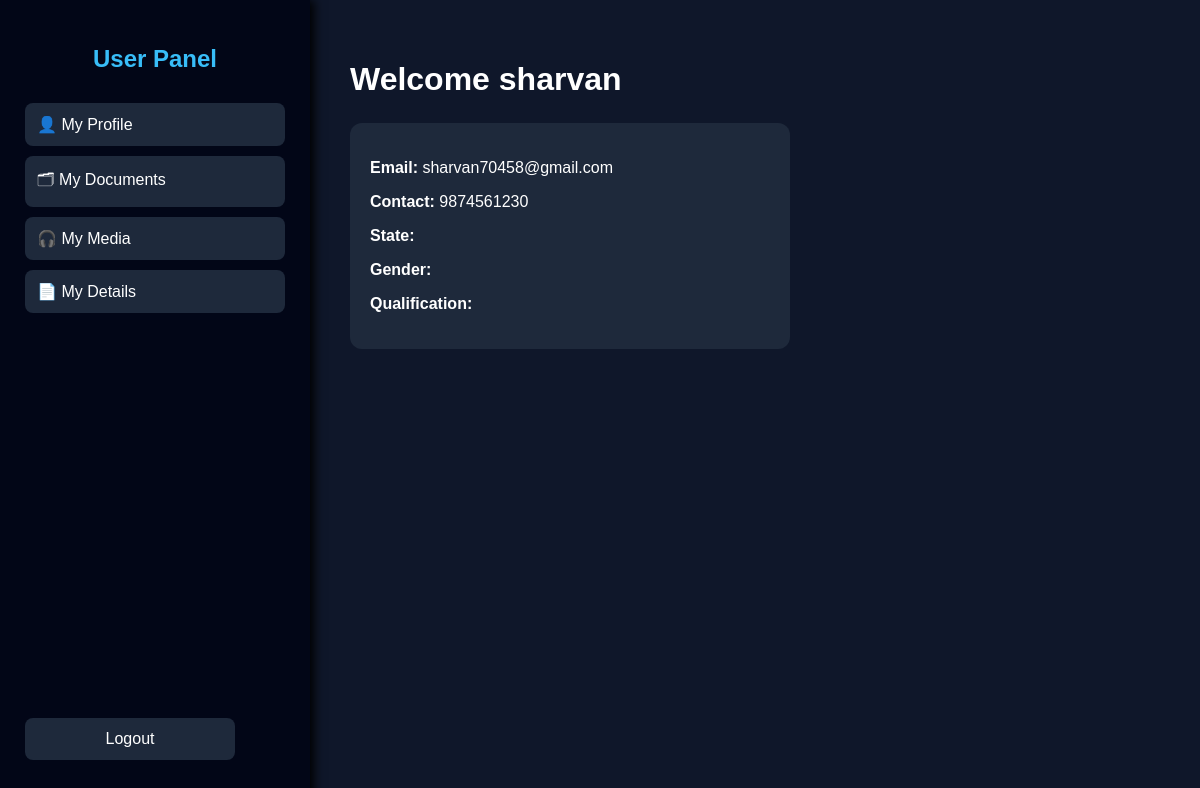
The page /dashboard/ (signed in) on the database its author committed.
### app/models.py (models this page shows, shortened)
class Employee1(models.Model):
    name = models.CharField(max_length=100)
    email = models.EmailField(unique=True)
    contact = models.CharField(max_length=15)
    profile = models.ImageField(upload_to='employee_profiles/', blank=True, null=True)
    password = models.CharField(max_length=100)

### app/views.py (the view)
# urls.py: path('dashboard/',views.dashboard,name='dashboard'),
def dashboard(req):
    print("SESSION CONTENT:", dict(req.session))
    if req.session.get('admin',None):
        data=req.session.get('admin')
        return render(req,'admindashboard.html',{'data':data})
    elif req.session.get('user_id',None):
        id = req.session['user_id']
        user_data = emp.objects.get(id=id)
        return render(req, 'userdashboard.html', {'data': user_data})
    else:
        return redirect('login')

### app/templates/userdashboard.html (shortened to what this page needs)
{% load static %}
<!DOCTYPE html>
<html>
<head>
    <link rel="stylesheet" href="{% static 'css/userdashboard.css' %}">
</head>
<body>
<div class="container">
    <div class="sidebar">
        <h2>User Panel</h2>
        <a href="#">👤 My Profile</a>
        <a href="#">🗂 My Documents</a>
        <a href="#">🎧 My Media</a>
        <a href="#">📄 My Details</a>
        <div class="logout-box">
            <a href="{% url 'logout' %}" class="logout-btn">Logout</a>
        </div>
    </div>
    <div class="main">
        <h1>Welcome {{ data.name }}</h1>
        <div class="card">
            <p><strong>Email:</strong> {{ data.email }}</p>
            <p><strong>Contact:</strong> {{ data.contact }}</p>
            <p><strong>State:</strong> {{ data.state }}</p>
            <p><strong>Gender:</strong> {{ data.gender }}</p>
            <p><strong>Qualification:</strong> {{ data.q }}</p>
        </div>
    </div>
</div>
</body>
</html>

### app/static/css/userdashboard.css (style rules this page uses)
body { margin: 0; background: rgb(15, 23, 42); font-family: Arial, sans-serif; }
.container { display: flex; height: 100vh; }
.sidebar { width: 260px; background: rgb(2, 6, 23); padding: 25px; box-shadow: 4px 0px 10px rgb(0, 0, 0); }
.sidebar h2 { color: rgb(56, 189, 248); text-align: center; margin-bottom: 30px; }
.sidebar a { display: block; text-decoration: none; color: rgb(255, 255, 255); background: rgb(30, 41, 59); padding: 12px; margin: 10px 0; border-radius: 8px; transition: 0.3s; }
.logout-box { position: absolute; bottom: 30px; width: 210px; }
.logout-btn { display: block; text-align: center; background: rgb(220, 38, 38); padding: 12px; border-radius: 8px; text-decoration: none; color: rgb(255, 255, 255); }
.main { flex: 1; padding: 40px; color: rgb(255, 255, 255); }
.card { margin-top: 25px; background: rgb(30, 41, 59); padding: 20px; border-radius: 12px; width: 400px; }

### rows shown on the page
Employee1: name "sharvan", email "sharvan70458@gmail.com", contact "9874561230"
